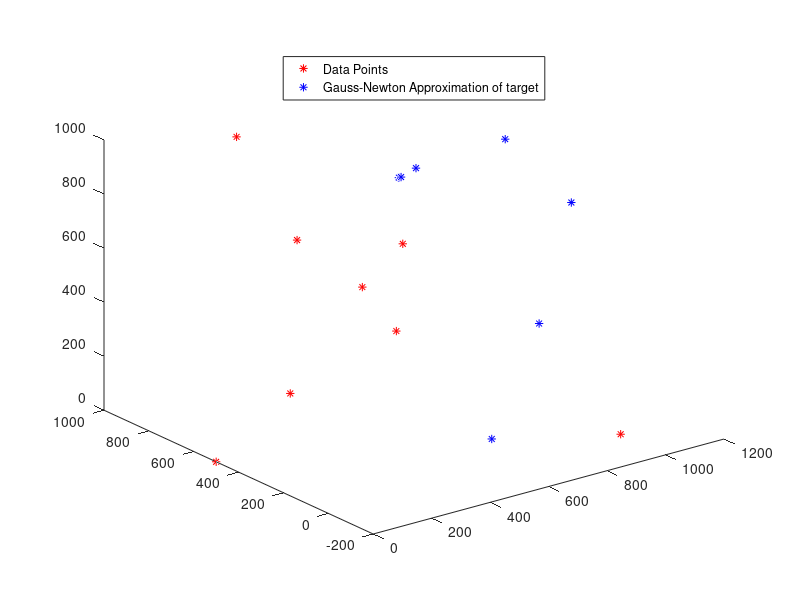

MATLAB code for this plot:
Target = [700;700;700];
Noise = 10;
%positions of transponders
T1 = [1000;0;0];
T2 = [1000;1000;0];
T3 = [0;500;0];
T4 = [500;500;500];
T5 = [300;800;1000];
T6 = [100;300;300];
T7 = [200;400;800];
T8 = [600;450;650];


%T = [T1 T2 T3 T4 T5];
T = [T1 T2 T3 T4 T5 T6 T7 T8];
% measurements from target to transponders
M(1) = norm(T1-Target)+Noise*rand(1);
M(2) = norm(T2-Target)+Noise*rand(1);
M(3) = norm(T3-Target)+Noise*rand(1);
M(4) = 2*(norm(T4-Target)+Noise*rand(1));
M(5) = norm(T5-Target)+Noise*rand(1);
M(6) = norm(T6-Target)+Noise*rand(1);
M(7) = 2*(norm(T7-Target)+Noise*rand(1));
M(8) = norm(T8-Target)+Noise*rand(1);


tol = 1e-8; %set a value for the accuracy
maxstep = 100; %set maximum number of steps to run for


x = [100;100;100]; %set initial guess for origin
m=size(T,2); %determine number of measurments
n=size(T,1); %determine number of unknowns
xold = x;

% create figure;
%close all;
figure(1);
%origin(expect it to be 0,0)
title('Gauss-Newton Approximation of Data Points') %set axis
%lables, title and legend
xlabel('X')
ylabel('Y')
zlabel('Z')
plot3(T(1,:),T(2,:),T(3,:),'r*') %plot the data points
hold on;


for k=1:maxstep %iterate through process
% S = 0;
 for i=1:m
     d(i) = norm(T(:,i)-x);
     J(i,:) = (x-T(:,i))/d(i);
 end
 g = pinv(J');
 
 % Calculate residuals
 r = M-d;
 
 x = xold+g'*r'; %calculate new approximation
 err(k) = norm(x-xold); %calculate error
 if (abs(err(k)) <= tol); %if less than tolerance break
    break
 end
 xold=x
 steps = k;
plot3(x(1),x(2),x(3),'b*') %plot the approximation of the
legend('Data Points','Gauss-Newton Approximation of target','Location','north')
%pause;
end
k=k
